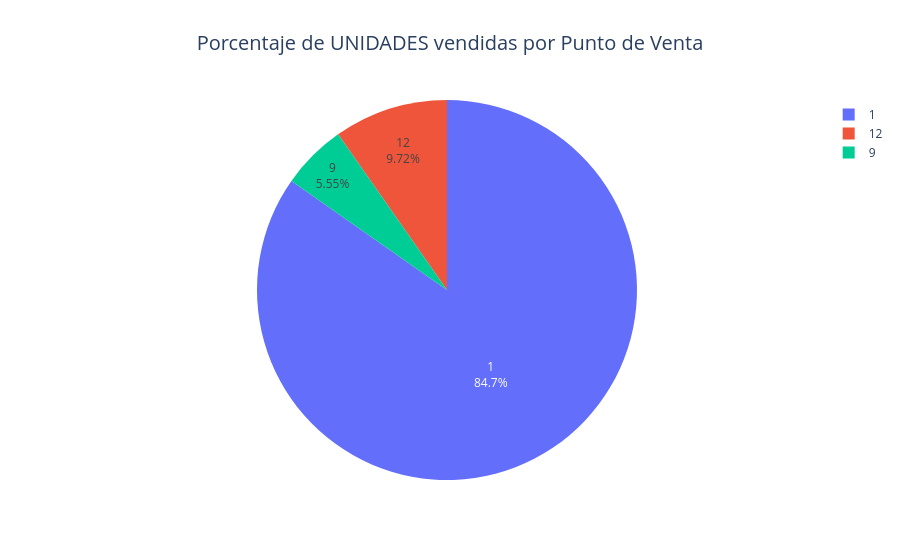
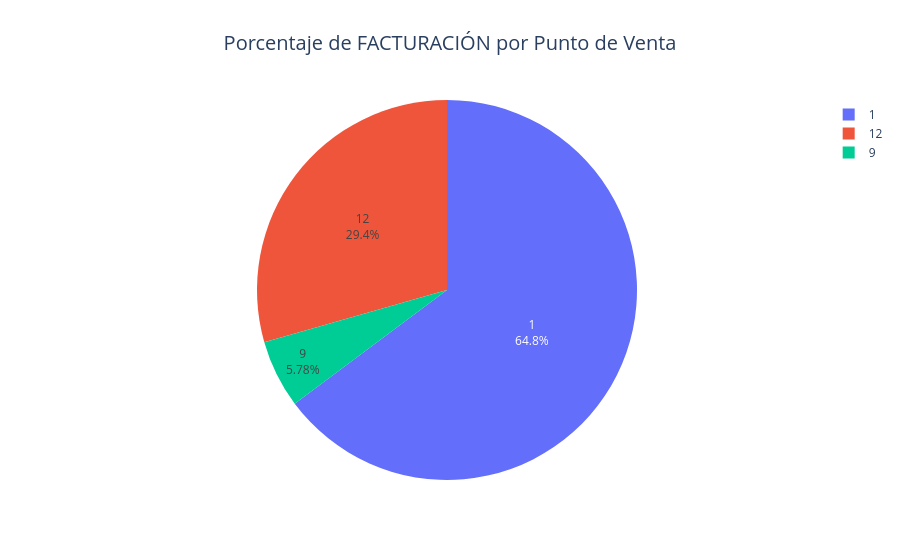

These figures' notebook cell, in order:
### Markdown cell above
Análisis por Punto de Venta

### Code cell
# porcentaje de UNIDADES vendidas por punto de venta 
units_pdv = (
    df_viz_desc.groupby('sucur')['canti']       # ver si cambiar esta columna por canti
      .sum()
      .reset_index()
      .rename(columns={'canti': 'unidades'})
)

units_pdv['porcentaje'] = 100 * units_pdv['unidades'] / units_pdv['unidades'].sum()

fig = px.pie(
    units_pdv,
    values='porcentaje',
    names='sucur',
    title='Porcentaje de UNIDADES vendidas por Punto de Venta'
)
fig.update_traces(textposition='inside', textinfo='percent+label')
fig.update_layout(title_x=0.5, title_font_size=20)
fig.show()

#porcentaje de FACTURACIÓN por punto de venta
revenue_pdv = (
    df.groupby('sucur')['total']
      .sum()
      .reset_index()
      .rename(columns={'total': 'facturacion'})
)

revenue_pdv['porcentaje'] = 100 * revenue_pdv['facturacion'] / revenue_pdv['facturacion'].sum()

fig = px.pie(
    revenue_pdv,
    values='porcentaje',
    names='sucur',
    title='Porcentaje de FACTURACIÓN por Punto de Venta'
)
fig.update_traces(textposition='inside', textinfo='percent+label')
fig.update_layout(title_x=0.5, title_font_size=20)
fig.show()

### Figure 1 — Plotly figure (JSON) as saved in the notebook; plotly's stock layout.template omitted (floating-point values rounded to 4 significant figures)
{"data": [{"domain": {"x": [0, 1], "y": [0, 1]}, "hovertemplate": "sucur=%{label}<br>porcentaje=%{value}<extra></extra>", "labels": [1, 9, 12], "legendgroup": "", "name": "", "showlegend": true, "textinfo": "percent+label", "textposition": "inside", "type": "pie", "values": [84.73, 5.551, 9.718]}], "layout": {"legend": {"tracegroupgap": 0}, "title": {"font": {"size": 20}, "text": "Porcentaje de UNIDADES vendidas por Punto de Venta", "x": 0.5}}}

### Figure 2 — Plotly figure (JSON) as saved in the notebook; plotly's stock layout.template omitted (floating-point values rounded to 4 significant figures)
{"data": [{"domain": {"x": [0, 1], "y": [0, 1]}, "hovertemplate": "sucur=%{label}<br>porcentaje=%{value}<extra></extra>", "labels": [1, 9, 12], "legendgroup": "", "name": "", "showlegend": true, "textinfo": "percent+label", "textposition": "inside", "type": "pie", "values": [64.79, 5.784, 29.42]}], "layout": {"legend": {"tracegroupgap": 0}, "title": {"font": {"size": 20}, "text": "Porcentaje de FACTURACIÓN por Punto de Venta", "x": 0.5}}}
